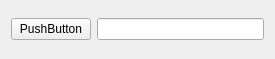
<?xml version="1.0" encoding="UTF-8"?>
<ui version="4.0">
 <class>SearchingWidget</class>
 <widget class="QWidget" name="SearchingWidget">
  <property name="geometry">
   <rect>
    <x>0</x>
    <y>0</y>
    <width>275</width>
    <height>59</height>
   </rect>
  </property>
  <property name="windowTitle">
   <string>Form</string>
  </property>
  <layout class="QHBoxLayout" name="horizontalLayout">
   <item>
    <widget class="QPushButton" name="pushButton">
     <property name="text">
      <string>PushButton</string>
     </property>
    </widget>
   </item>
   <item>
    <widget class="QLineEdit" name="lineEdit"/>
   </item>
  </layout>
 </widget>
 <resources/>
 <connections/>
</ui>
